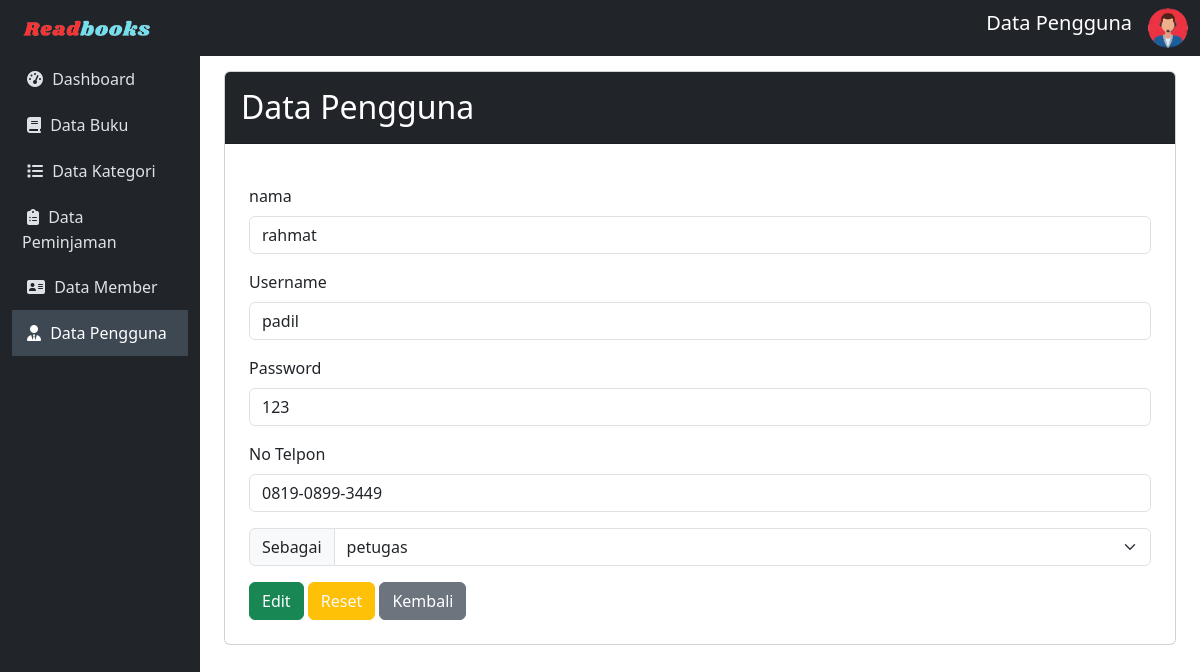
The app's page /admin/akun/editAkun.php?id=5 with its own data.
### tables this page shows
CREATE TABLE `user` (
  `id` int(10) NOT NULL,
  `nama` varchar(50) NOT NULL,
  `username` varchar(50) NOT NULL,
  `password` varchar(50) NOT NULL,
  `no_telp` varchar(50) NOT NULL,
  `sebagai` varchar(50) NOT NULL
);

### config/config.php (called while the page is built, shortened)
<?php
$host = "127.0.0.1";
$username = "root";
$password = "";
$database_name = "ukk_alika";
$connection = mysqli_connect($host, $username, $password, $database_name);
function queryReadData($dataKategori)
{
  global $connection;
  $result = mysqli_query($connection, $dataKategori);
  $items = [];
  while ($item = mysqli_fetch_assoc($result)) {
    $items[] = $item;
  }
  return $items;
}
?>

### admin/akun/editAkun.php (the view, shortened to what this page needs)
<?php
include "../../config/config.php";
$id = $_GET['id'];
$datapengguna = queryReadData("SELECT * FROM user where id = '$id' ");
?>
<!DOCTYPE html>
<html lang="en">
<head>
    <link href="https://cdn.jsdelivr.net/npm/bootstrap@5.3.2/dist/css/bootstrap.min.css" rel="stylesheet">
</head>
<body>
    <nav class="navbar navbar-expand-lg navbar-dark sticky-top">
        <div class="container-fluid">
            <a class="navbar-brand" href="index.php"><img src="../../assets/readbook.png" width="150px"></a>
            <div class="collapse navbar-collapse" id="mynavbar">
                <ul class="navbar-nav ms-auto">
                    <li class="nav-item">
                        <span class="navbar-brand text-center">Data Pengguna</span>
                    </li>
                    <li class="nav-item">
                        <i id="profile-icon" class="bi bi-person-circle text-light" data-bs-toggle="dropdown">
                            <img src="../../assets/adminLogo.png" alt="Avatar Logo" style="width:40px;" class="rounded-pill"></i>
                    </li>
                </ul>
            </div>
        </div>
    </nav>
    <div class="container-fluid">
        <div class="row">
            <nav id="sidebar" class="col-md-3 col-lg-2 d-md-block position-fixed vh-100">
                <div class="position-sticky">
                    <ul class="nav flex-column">
                        <li class="nav-item">
                            <a class="nav-link" href="../index.php">
                               <i class="fa fa-dashboard" style="margin: 5px;"></i>
                                Dashboard
                            </a>
                        </li>
                        <li class="nav-item">
                            <a class="nav-link" href="../buku/data-buku.php">
                            <i class="fa fa-book" style="margin: 5px;"></i>
                                Data Buku
                            </a>
                        </li>
                        <li class="nav-item">
                            <a class="nav-link" href="../kategori/data-kategori.php">
                            <i class="fa fa-list" style="margin: 5px;"></i>
                                Data Kategori
                            </a>
                        </li>
                        <li class="nav-item">
                            <a class="nav-link" href="../peminjaman/data-peminjaman.php">
                            <i class="fas fa-clipboard-list" style="margin: 5px;"></i>
                                Data Peminjaman
                            </a>
                        </li>
                        <li class="nav-item">
                            <a class="nav-link" href="../member/data-member.php">
                            <i class="fa fa-address-card" style="margin: 5px;"></i>
                                Data Member
                            </a>
                        </li>
                        <li class="nav-item">
                            <a class="nav-link active" href="pengguna.php">
                            <i class="fas fa-user-tie" style="margin: 5px;"></i>
                                Data Pengguna
                            </a>
                        </li>
                    </ul>
                </div>
            </nav>
            <main id="content" class="col-md-9 ms-sm-auto col-lg-10 px-md-4">
                <div class="card">
                <div class="card-header bg-dark text-white">
                        <h2 class="mt-2">Data Pengguna</h2>
                    </div>
                    <?php foreach ($datapengguna as $item) : ?>
                        <div class="card-body">
                            <form action="" method="post" enctype="multipart/form-data" class="mt-3 p-2">
                            <div class="mb-3">
                                    <label for="exampleFormControlInput1" class="form-label">nama</label>
                                    <input type="text" class="form-control" name="nama" id="nama" value="<?= $item['nama']; ?>">
                                </div>
                                <div class="mb-3">
                                    <label for="exampleFormControlInput1" class="form-label">Username</label>
                                    <input type="text" class="form-control" name="username" id="username" value="<?= $item['username']; ?>">
                                </div>
                                <div class="mb-3">
                                    <label for="exampleFormControlInput1" class="form-label">Password</label>
                                    <input type="text" class="form-control" name="password" id="password" value="<?= $item['password']; ?>">
                                </div>
                                <div class="mb-3">
                                    <label for="exampleFormControlInput1" class="form-label">No Telpon</label>
                                    <input type="text" class="form-control" name="no_telp" id="no_telp" value="<?= $item['no_telp']; ?>">
                                </div>
                                <div class="input-group mb-3">
                                    <label class="input-group-text" for="inputGroupSelect01">Sebagai</label>
                                    <select class="form-select" id="sebagai" name="sebagai">
                                        <option selected><?= $item["sebagai"]; ?></option>
                                    </select>
                                </div>
                                <div class="custom-css-form">
                                    <button class="btn btn-success" type="submit" name="edit">Edit</button>
                                    <input type="reset" class="btn btn-warning text-light" value="Reset">
                                    <a class="btn btn-secondary" href="pengguna.php">Kembali</a>
                                </div>
                            </form>
                        <?php endforeach; ?>
                        </div>
                </div>
            </main>
        </div>
    </div>
</body>
</html>

### admin/akun/editAkun.php (style rules this page uses)
body { font-family: 'Segoe UI', Tahoma, Geneva, Verdana, sans-serif; }
#sidebar { background-color: #212529; color: #fff; }
#content { transition: margin-left 0.5s; padding: 15px; }
.navbar { background-color: #212529; }
.navbar-brand { color: #fff; }
.nav-link { padding: 10px; text-decoration: none; color: #dee2e6; transition: background-color 0.3s, color 0.3s; }
.nav-link.active { background-color: #3d4852; color: #fff; }

### records on screen
user: nama "rahmat", username "padil", password "123", no_telp "0819-0899-3449", sebagai "petugas"
